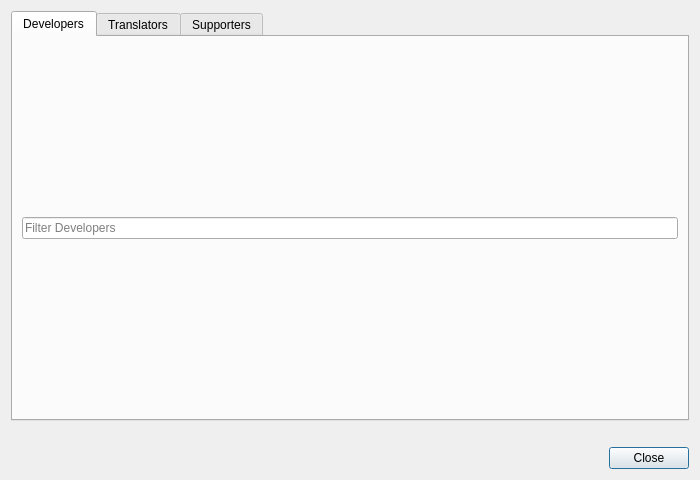
<?xml version="1.0" encoding="UTF-8"?>
<ui version="4.0">
 <class>Dialog</class>
 <widget class="QDialog" name="Dialog">
  <property name="geometry">
   <rect>
    <x>0</x>
    <y>0</y>
    <width>700</width>
    <height>480</height>
   </rect>
  </property>
  <property name="windowTitle">
   <string>Credits</string>
  </property>
  <property name="windowIcon">
   <iconset resource="../../../images/smartedit.qrc">
    <normaloff>:/smartedit.svg</normaloff>:/smartedit.svg</iconset>
  </property>
  <layout class="QVBoxLayout" name="verticalLayout">
   <item>
    <widget class="QTabWidget" name="tabCredits">
     <property name="locale">
      <locale language="English" country="UnitedStates"/>
     </property>
     <property name="currentIndex">
      <number>0</number>
     </property>
     <widget class="QWidget" name="tabDevelopers">
      <attribute name="title">
       <string>Developers</string>
      </attribute>
      <layout class="QHBoxLayout" name="horizontalLayout_2">
       <item>
        <layout class="QVBoxLayout" name="vboxDevelopers">
         <item>
          <layout class="QHBoxLayout" name="hboxDevelopers">
           <item>
            <widget class="QLineEdit" name="txtDeveloperFilter">
             <property name="frame">
              <bool>true</bool>
             </property>
             <property name="placeholderText">
              <string>Filter Developers</string>
             </property>
             <property name="clearButtonEnabled">
              <bool>false</bool>
             </property>
            </widget>
           </item>
          </layout>
         </item>
        </layout>
       </item>
      </layout>
     </widget>
     <widget class="QWidget" name="tabTranslators">
      <attribute name="title">
       <string>Translators</string>
      </attribute>
      <layout class="QHBoxLayout" name="horizontalLayout_3">
       <item>
        <layout class="QVBoxLayout" name="vboxTranslators">
         <item>
          <layout class="QHBoxLayout" name="hboxTranslators">
           <item>
            <widget class="QLineEdit" name="txtTranslatorFilter">
             <property name="placeholderText">
              <string>Filter Translators</string>
             </property>
            </widget>
           </item>
          </layout>
         </item>
        </layout>
       </item>
      </layout>
     </widget>
     <widget class="QWidget" name="tabSupporters">
      <attribute name="title">
       <string>Supporters</string>
      </attribute>
      <layout class="QHBoxLayout" name="horizontalLayout_6">
       <item>
        <layout class="QVBoxLayout" name="vboxSupporters">
         <item>
          <layout class="QHBoxLayout" name="hboxSupporters">
           <item>
            <widget class="QLineEdit" name="txtSupporterFilter">
             <property name="placeholderText">
              <string>Filter Supporters</string>
             </property>
            </widget>
           </item>
          </layout>
         </item>
        </layout>
       </item>
      </layout>
     </widget>
    </widget>
   </item>
   <item>
    <widget class="QLabel" name="lblBecomeSupporter">
     <property name="text">
      <string notr="true"/>
     </property>
     <property name="textFormat">
      <enum>Qt::RichText</enum>
     </property>
     <property name="openExternalLinks">
      <bool>true</bool>
     </property>
    </widget>
   </item>
   <item>
    <layout class="QHBoxLayout" name="horizontalLayout">
     <item>
      <spacer name="horizontalSpacer">
       <property name="orientation">
        <enum>Qt::Horizontal</enum>
       </property>
       <property name="sizeHint" stdset="0">
        <size>
         <width>258</width>
         <height>20</height>
        </size>
       </property>
      </spacer>
     </item>
     <item>
      <widget class="QPushButton" name="btnclose">
       <property name="text">
        <string>Close</string>
       </property>
      </widget>
     </item>
    </layout>
   </item>
  </layout>
 </widget>
 <resources/>
 <connections>
  <connection>
   <sender>btnclose</sender>
   <signal>clicked()</signal>
   <receiver>Dialog</receiver>
   <slot>reject()</slot>
   <hints>
    <hint type="sourcelabel">
     <x>299</x>
     <y>268</y>
    </hint>
    <hint type="destinationlabel">
     <x>183</x>
     <y>268</y>
    </hint>
   </hints>
  </connection>
 </connections>
</ui>
